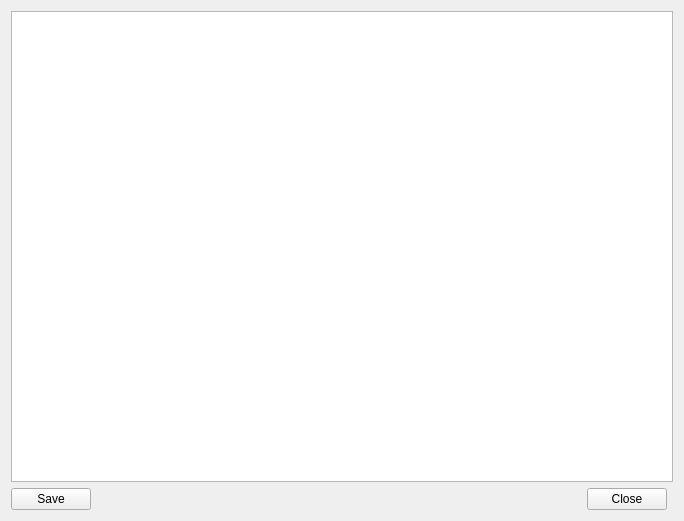
<?xml version="1.0" encoding="UTF-8"?>
<ui version="4.0">
 <class>GUI_Logger</class>
 <widget class="QWidget" name="GUI_Logger">
  <property name="geometry">
   <rect>
    <x>0</x>
    <y>0</y>
    <width>684</width>
    <height>521</height>
   </rect>
  </property>
  <layout class="QGridLayout" name="gridLayout">
   <item row="1" column="0">
    <layout class="QHBoxLayout" name="horizontalLayout">
     <item>
      <widget class="QPushButton" name="btn_save">
       <property name="text">
        <string notr="true">Save</string>
       </property>
      </widget>
     </item>
     <item>
      <spacer name="horizontalSpacer">
       <property name="orientation">
        <enum>Qt::Horizontal</enum>
       </property>
       <property name="sizeHint" stdset="0">
        <size>
         <width>40</width>
         <height>20</height>
        </size>
       </property>
      </spacer>
     </item>
     <item>
      <widget class="QPushButton" name="btn_close">
       <property name="text">
        <string notr="true">Close</string>
       </property>
      </widget>
     </item>
    </layout>
   </item>
   <item row="0" column="0" colspan="2">
    <widget class="QTextEdit" name="te_log"/>
   </item>
  </layout>
 </widget>
 <resources/>
 <connections/>
</ui>
